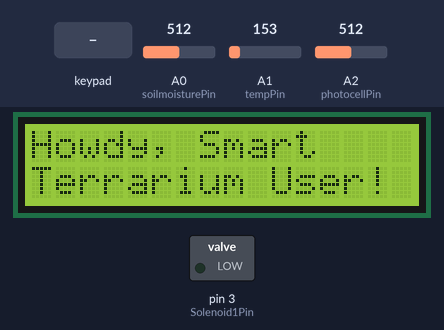
Recording of a sketch running on a simulated Arduino Uno, built with avr-gcc and run on an emulated ATmega328P. Shown: 16×2 character LCD, switched loads named in the sketch (green lamp = pin HIGH). The inputs (shaded band) are chosen by the test bench; at power-on: A2 (photocellPin) = 512, A0 (soilmoisturePin) = 512, A1 (tempPin) = 153. What the sketch prints to the serial monitor is not drawn.

Above: at 1.2 s.
1.3 s: key 'R' pressed
At 2.6 s:
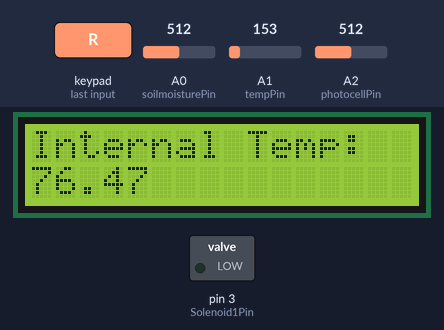
3.6 s: key 'R' pressed
At 4.8 s:
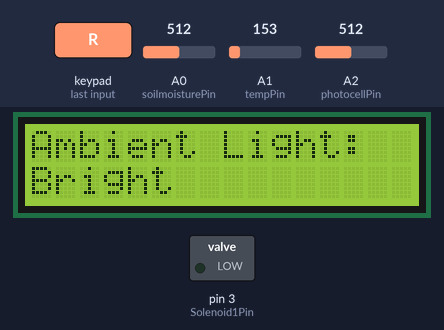
5.7 s: A2 (photocellPin) set to 490
At 7.1 s:
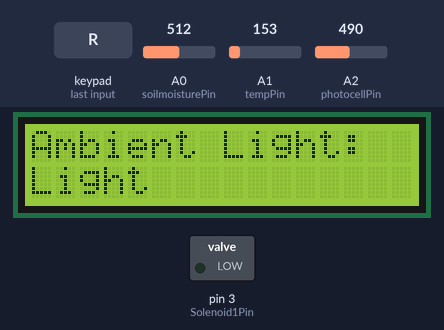
7.7 s: A2 (photocellPin) set to 190
At 9.2 s:
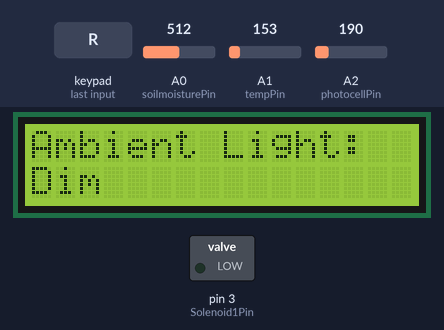
9.8 s: A2 (photocellPin) set to 0
At 11.3 s:
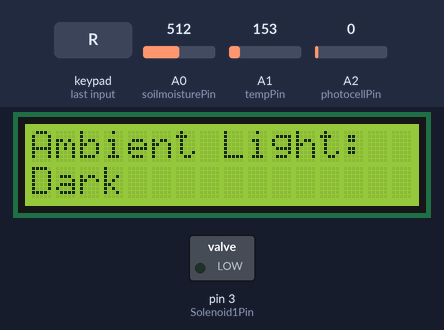
11.8 s: A2 (photocellPin) set to 810
At 13.6 s:
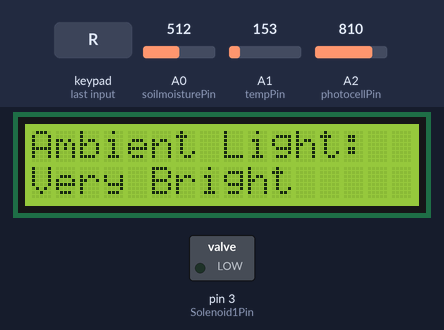
Timing chart, 0 to 14.9 s (numbered marks = the images above; inputs shaded):
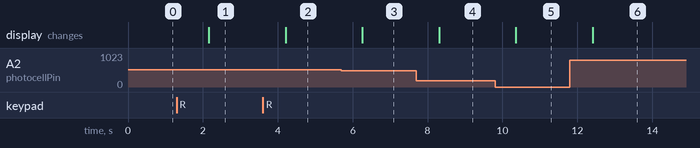

Measured:
- after the input at 1.3 s, the display: changes after 0.86 s (image 1)
- after the input at 3.6 s, the display: changes after 0.61 s (image 2)
- after the input at 5.7 s, the display: changes after 0.56 s (image 3)
- after the input at 7.7 s, the display: changes after 0.61 s (image 4)
- after the input at 9.8 s, the display: changes after 0.56 s (image 5)
- after the input at 11.8 s, the display: changes after 0.61 s (image 6)

The sketch:

SmartPlant.ino
```cpp
// author: Aubrey Ashton
// last change: 4/19/2020

#include <Wire.h>
#include <LiquidCrystal.h>
#include <Adafruit_RGBLCDShield.h>
#include <utility/Adafruit_MCP23017.h>

const int Solenoid1Pin = 3;
Adafruit_RGBLCDShield lcd = Adafruit_RGBLCDShield();
int photocellPin = A2;
int photocellReading;
int soilmoisturePin = A0;
int tempPin = A1;
float SoilMoisture = 0; // actual soil moisture values

// to conveniently change backlight for LCD:
#define ON 0x1
#define OFF 0x0

void setup() {
  Serial.begin(9600);

  // LCD setup:
  // set up the LCD's number of columns and rows:
  lcd.begin(16, 2);
  lcd.clear();

  // Solenoid Setup:
  pinMode(Solenoid1Pin, OUTPUT); //solenoid pin
  digitalWrite(Solenoid1Pin, LOW); //Make sure the valve is off
}

// Relevant to LCD:
  // DisplayCase keeps track of how many times left/right buttons have been pressed
  int DisplayCase = 0;
  // Page keeps track of how many times up/down has been pressed
  int Page = 0;
  //


void loop() {
// Soil Moisture Sensor 1:

     SoilMoisture = analogRead(soilmoisturePin);

   Serial.println(SoilMoisture); //the reading is printed to the Serial Monitor


// Temperature Sensor:

   int reading = analogRead(tempPin);
   // converting that reading to voltage, for 3.3v arduino use 3.3
   float voltage = reading * 5 /1024.0;
   float temperatureF = (((voltage - 0.5) * 100) * 9.0 / 5.0) + 32.0;
   Serial.print(temperatureF); Serial.println(" degrees F");


// Solenoid for Plant 1:
 /*   digitalWrite(Solenoid1Pin, HIGH);
    //Serial.print("Trying to open!");
    delay(2000);
    digitalWrite(Solenoid1Pin, LOW);
    //Serial.print("Stopping...");
    delay(2000);*/

// Light Sensor:
    photocellReading = analogRead(photocellPin);

// LCD Display Code:
    uint8_t buttons = lcd.readButtons();

  // I made four display cases:
  // 0: Welcome Screen
  // 1: Temp Screen
  // 2: Light Screen
  // 3: Soil Moisture
  //    - under Soil Moisture, there are three cases:
  //    - Plant 1
  //    - Plant 2
  //    - Plant 3


  // Navigating left/right will change the value for DisplayCase:
    if (buttons & BUTTON_RIGHT) {
         DisplayCase = DisplayCase +1;
    Serial.print(DisplayCase);
    }
    if (buttons & BUTTON_LEFT) {
           DisplayCase = DisplayCase -1;
    //Serial.print(DisplayCase);
    }

  // Navigating up/down will change the value for Page,
  // which will change which plant's soil moisture we read
    if (buttons & BUTTON_DOWN) {
           Page = Page + 1;
    //Serial.print(Page);
    }
    if (buttons & BUTTON_UP) {
           Page = Page - 1;
    //Serial.print(Page);
    }

  // Because we want continuous looping (and no unexpected cases) anytime DisplayCase or Page
  // go outside their expected ranges, we set them to the other end of their ranges.
  // EX: if left is pressed on the leftmost case, we will go to the rightmost case.
    if (DisplayCase < 0){
      DisplayCase = 3;
    }
    if (DisplayCase > 3){
      DisplayCase = 0;
    }

  // Again, we want continuous looping for Page:
    if (Page < 0){
      Page = 2;
    }
    if (Page > 2){
      Page = 0;
    }

    switch(DisplayCase){

      // Welcome Screen:
      case 0:
        lcd.setCursor(0, 0);
        lcd.print("Howdy, Smart    ");
        lcd.setCursor(0, 1);
        lcd.print("Terrarium User! ");
      break;

      // Temperature:
      case 1:
        lcd.clear();
        lcd.setCursor(0, 0);
        lcd.print("Internal Temp:  ");
        lcd.setCursor(0, 1);
        lcd.print(temperatureF);
        break;

      // Light Reading:
      case 2:
        lcd.clear();
        lcd.setCursor(0, 0);
        lcd.print("Ambient Light:  ");
        lcd.setCursor(0, 1);

          if (photocellReading < 10) {
            lcd.print("Dark");
          } else if (photocellReading < 200) {
            lcd.print("Dim");
          } else if (photocellReading < 500) {
            lcd.print("Light");
          } else if (photocellReading < 800) {
            lcd.print("Bright");
          } else {
            lcd.print("Very Bright");
          }
        break;

      // Soil Moisture:
      case 3:
          lcd.clear();
        switch(Page){
          case 0:
          lcd.setCursor(0, 0);
          lcd.print("Soil Moisture:  ");
          lcd.setCursor(0, 1);
          lcd.print(SoilMoisture);
          break;
          case 1:
          lcd.setCursor(0, 0);
          lcd.print("Soil Moisture:  ");
          lcd.setCursor(0, 1);
          lcd.print(SoilMoisture);
          break;
          case 2:
          lcd.setCursor(0, 0);
          lcd.print("Soil Moisture:  ");
          lcd.setCursor(0, 1);
          lcd.print(SoilMoisture);
          break;
        }
        break;

    }
delay(1000);

}
```
